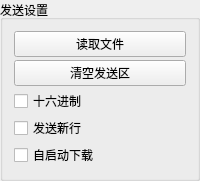
       <widget class="QGroupBox" name="groupBoxSendSet">
        <property name="sizePolicy">
         <sizepolicy hsizetype="Preferred" vsizetype="Preferred">
          <horstretch>0</horstretch>
          <verstretch>0</verstretch>
         </sizepolicy>
        </property>
        <property name="minimumSize">
         <size>
          <width>190</width>
          <height>0</height>
         </size>
        </property>
        <property name="maximumSize">
         <size>
          <width>220</width>
          <height>16777215</height>
         </size>
        </property>
        <property name="title">
         <string>发送设置</string>
        </property>
        <layout class="QVBoxLayout" name="verticalLayout_sendset">
         <property name="spacing">
          <number>3</number>
         </property>
         <item>
          <widget class="QPushButton" name="pushButtonRdFile">
           <property name="minimumSize">
            <size>
             <width>91</width>
             <height>0</height>
            </size>
           </property>
           <property name="text">
            <string>读取文件</string>
           </property>
          </widget>
         </item>
         <item>
          <widget class="QPushButton" name="pushButtonClearSend">
           <property name="minimumSize">
            <size>
             <width>91</width>
             <height>0</height>
            </size>
           </property>
           <property name="text">
            <string>清空发送区</string>
           </property>
          </widget>
         </item>
         <item>
          <widget class="QCheckBox" name="checkBoxSendHex">
           <property name="text">
            <string>十六进制</string>
           </property>
          </widget>
         </item>
         <item>
          <widget class="QCheckBox" name="checkBoxAddNewShift">
           <property name="text">
            <string>发送新行</string>
           </property>
           <property name="checkable">
            <bool>true</bool>
           </property>
          </widget>
         </item>
         <item>
          <widget class="QCheckBox" name="checkBoxAutoDownload">
           <property name="text">
            <string>自启动下载</string>
           </property>
          </widget>
         </item>
        </layout>
       </widget>
